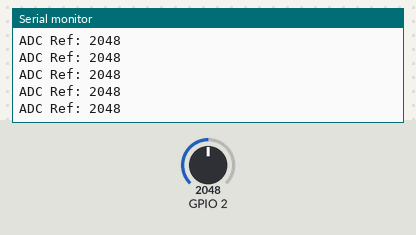
The sketch below on a simulated ESP32. Shown: the last lines printed to the serial monitor. The test bench sets the inputs (shaded band); at power-on: GPIO 2 = 2048.

Above: at 1.2 s.
1.3 s: GPIO 2 set to 2866
At 1.68 s:
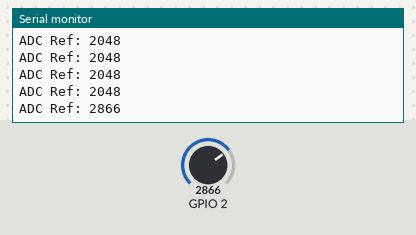
2.8 s: GPIO 2 set to 3603
At 2.93 s:
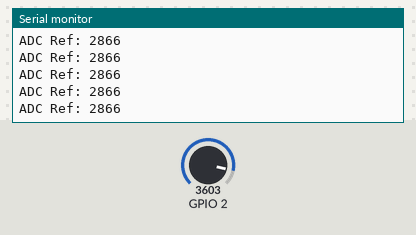
Timing chart, 0 to 5.8 s (numbered marks = the images above; inputs shaded):
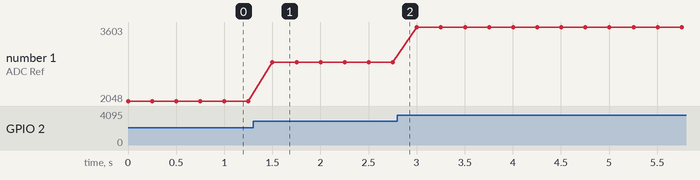

Measured:
- after the input at 1.3 s, the serial monitor: prints a new line after 0.20 s (image 1)
- plotted number 1: 2048 → 2866 after the input at 1.3 s, 2866 → 3603 after the input at 2.8 s

The sketch:

VRefTest.ino
```cpp
#include "driver/adc.h"

void setup() {
  pinMode(A12, INPUT);
  Serial.begin(115200);

  //IRM Routing internal VREF (1000 mV) to GPIO25 (A12)
  esp_err_t status = adc2_vref_to_gpio(GPIO_NUM_25);
  if (status == ESP_OK) {
      printf("v_ref routed to GPIO25\n");
  } else {
      printf("failed to route v_ref\n");
  }

}

void loop() {

    Serial.print("ADC Ref: ");

    //IRM Reading internal 1V reference via GPIO
    Serial.println(analogRead(A12));
    delay(250);
}
```
